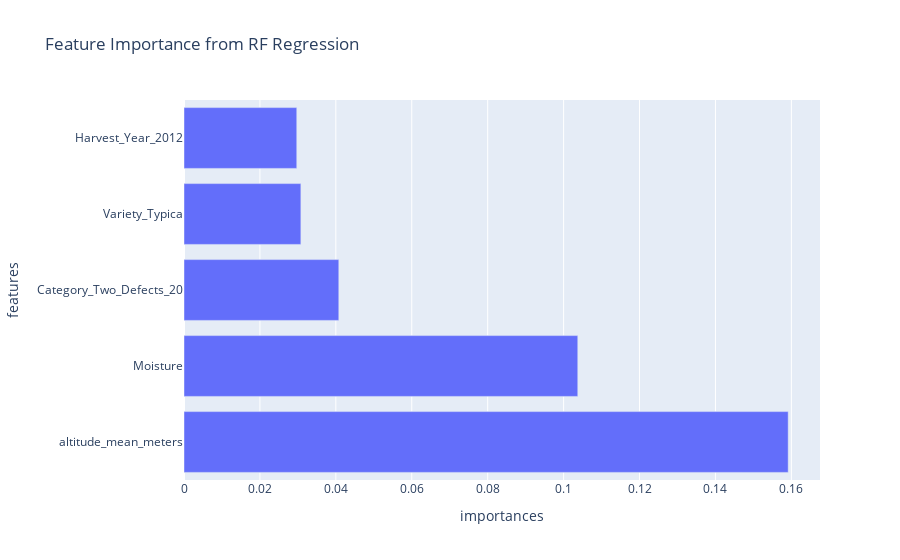

Notebook code cell kept with this figure:
### Code cell
# ---- Inspect important features from best RF model ----

X_transformed = preprocessor.fit_transform(X_train)

column_names = (
    numeric_features +
    preprocessor.named_transformers_["onehotencoder"].get_feature_names_out().tolist()
)

# ---- Top 5 features ----
importances = random_search.best_estimator_['randomforestregressor'].feature_importances_
feat_df = pd.DataFrame({'features': column_names, 'importances': importances})
feat_df = feat_df.sort_values('importances', ascending=False)[:5]
fig = px.bar(feat_df, x='importances', y='features', title='Feature Importance from RF Regression')
fig.show()

### Figure 1 — Plotly figure (JSON) as saved in the notebook; plotly's stock layout.template omitted (floating-point values rounded to 4 significant figures)
{"data": [{"alignmentgroup": "True", "hovertemplate": "importances=%{x}<br>features=%{y}<extra></extra>", "legendgroup": "", "marker": {"color": "#636efa", "pattern": {"shape": ""}}, "name": "", "offsetgroup": "", "orientation": "h", "showlegend": false, "textposition": "auto", "type": "bar", "x": [0.1592, 0.1037, 0.04078, 0.03079, 0.02971], "xaxis": "x", "y": ["altitude_mean_meters", "Moisture", "Category_Two_Defects_20", "Variety_Typica", "Harvest_Year_2012"], "yaxis": "y"}], "layout": {"barmode": "relative", "legend": {"tracegroupgap": 0}, "title": {"text": "Feature Importance from RF Regression"}, "xaxis": {"anchor": "y", "domain": [0, 1], "title": {"text": "importances"}}, "yaxis": {"anchor": "x", "domain": [0, 1], "title": {"text": "features"}}}}
